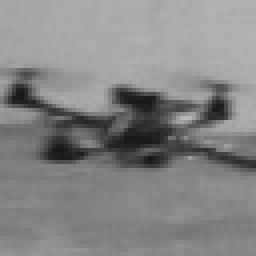
//> input picture pos/v_1_100.jpg, 64 x 64 px (shown 4 times larger); its folder holds only this picture in this run
$ ./train_HOG ../pos/v_1_100.jpg ../pos/v_1_100_ms_0.jpg   (built with g++ and OpenCV 4)
//> lines starting //> are read from the running program, lines starting //| are printed output that depends on the picture; after the words box and inside, x2 and y2 are one past the last pixel; in counts of white or black regions, pixels touching at a corner belong together
### _INTF_TRAIN/train_utils.hpp
#include "opencv2/imgproc.hpp"
#include "opencv2/highgui.hpp"
#include "opencv2/ml.hpp"
#include "opencv2/objdetect.hpp"

#include <iostream>
#include <time.h>
#include <string>
using namespace cv;
using namespace cv::ml;
using namespace std;

class HoGTrainer{
private:
    string  SVM_TYPE;
    vector< float > get_svm_detector( const Ptr< SVM >& svm );
    void convert_to_ml( const std::vector< Mat > & train_samples, Mat& trainData );
    void load_images( const String & dirname, vector< Mat > & img_lst, bool showImages );
    void sample_neg( const vector< Mat > & full_neg_lst, vector< Mat > & neg_lst, const Size & size );
    void computeHOGs( const Size wsize, const vector< Mat > & img_lst, vector< Mat > & gradient_lst, bool use_flip );
public:
     // original "main" func in train_HOG
    int run(int detector_width = 64,
            int detector_height = 64,
            string pos_dir = "./pos",
            string neg_dir = "./nega",
            string test_video_dir = "./testvid",
            string obj_det_filename = "./Model.yml",
            string videofilename = "",
            bool FLAG_ONLY_TEST = false,
            bool FLAG_VISUALIZE_TRAIN = false,
            bool FLAG_FLIP_SAMPLES = true,
            bool FLAG_TRAIN_TWICE = true);

    void test_trained_detector( String obj_det_filename = "./Model.yml", String test_dir = "./testvid", String videofilename = "" );

};

### _INTF_TRAIN/train_HOG.cpp
// train_HOG -d -dw=64 -dh=64 -pd=./pos -nd=./nega -tv=./Video_1.avi
#include "train_utils.hpp"
#include <iostream>
#include <time.h>

using namespace cv;
using namespace cv::ml;
using namespace std;

// [18 lines left out: function get_svm_detector, not called in this run]

/*
 * Convert training/testing set to be used by OpenCV Machine Learning
 * algorithms. TrainData is a matrix of size (#samples x max(#cols,#rows) per
 * samples), in 32FC1. Transposition of samples are made if needed.
 */
// [85 lines left out: functions convert_to_ml, load_images, sample_neg, computeHOGs, not called in this run]

void HoGTrainer::test_trained_detector(String obj_det_filename,
                                       String test_video_dir,
                                       String videofilename) {
//> called with obj_det_filename = "detector.yml", test_video_dir = "../", videofilename = "../pos/v_1_100.jpg"
  cout << "Testing trained detector..." << endl;
  HOGDescriptor hog;
  hog.load(obj_det_filename);

  vector<String> files;
  glob(test_video_dir, files);

  int delay = 0;
  VideoCapture cap;

  if (videofilename != "") {
    if (videofilename.size() == 1 && isdigit(videofilename[0]))
      cap.open(videofilename[0] - '0');
    else
      cap.open(videofilename);
  }

  obj_det_filename = "testing " + obj_det_filename;
  namedWindow(obj_det_filename, WINDOW_NORMAL);

  for (size_t i = 0;; i++) {
    Mat img;

    if (cap.isOpened()) {
      cap >> img;
//> img is the input picture: 64 rows x 64 cols, CV_8UC3; min 23, max 185, mean 133.3
      delay = 1;
    } else if (i < files.size()) {
      img = imread(files[i]);
    }

    if (img.empty()) {
      return;
    }

    vector<Rect> detections;
    vector<double> foundWeights;

    hog.detectMultiScale(img, detections, foundWeights);
//> detections = empty; foundWeights = empty
    if (foundWeights.size() > 0){
        double MAX_WEIGHT = *max_element(std::begin(foundWeights), std::end(foundWeights));
        for (size_t j = 0; j < detections.size(); j++) {
            Scalar color = Scalar(0, foundWeights[j] * foundWeights[j] * 200, 0);
            if( foundWeights[j] == MAX_WEIGHT){
                if (foundWeights[j] > 0.1){
                    // cout << foundWeights[j] << endl;
                    double w = foundWeights[j];
                    putText(img, to_string(w), detections[j].tl(),  FONT_HERSHEY_PLAIN, 2, Scalar(255, 0, 0));
                    rectangle(img, detections[j], color, img.cols / 400 + 1);
                }else{
                    putText(img, "[!]", Point(0, img.cols / 4),  FONT_HERSHEY_DUPLEX, 5, Scalar(0, 0, 255));
                }
            }
        }
    }else{
        putText(img, "[!]", Point(0, img.cols / 4),  FONT_HERSHEY_DUPLEX, 5, Scalar(0, 0, 255));
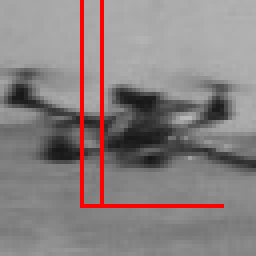
//> img: 64 rows x 64 cols, CV_8UC3 (shown 4 times larger); 3.37% of pixels changed, all inside (x1, y1, x2, y2) = (20, 0, 56, 52)
    }
    imshow(obj_det_filename, img);

    if (waitKey(delay) == 27) {
//> the Esc key is pressed
        return;
    }

    }
}

int HoGTrainer::run(int detector_width, int detector_height, string pos_dir,
                    string neg_dir, string test_video_dir,
                    string obj_det_filename, string videofilename,
                    bool FLAG_ONLY_TEST, bool FLAG_VISUALIZE_TRAIN,
                    bool FLAG_FLIP_SAMPLES, bool FLAG_TRAIN_TWICE) {
  if (FLAG_ONLY_TEST) {
    test_trained_detector(obj_det_filename, test_video_dir, videofilename);
    exit(0);
//> (the program exits here)

$ run again, on pos/v_1_44.jpg
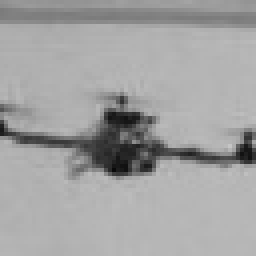
//> input picture pos/v_1_44.jpg, 64 x 64 px (shown 4 times larger)
//> in test_trained_detector, img is the input picture: 64 rows x 64 cols, CV_8UC3; min 9, max 197, mean 162.5
//> detections = empty
//> in test_trained_detector, `putText(img, "[!]", Point(0, img.cols / 4),  FONT_HERSHEY_DUPLEX, 5, S..`:
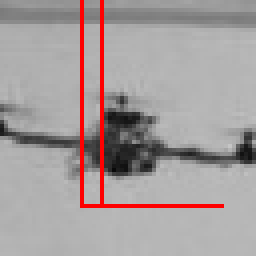
//> img: 64 rows x 64 cols, CV_8UC3 (shown 4 times larger); 3.37% of pixels changed, all inside (x1, y1, x2, y2) = (20, 0, 56, 52)

$ run again, on pos/v_1_46_ms_0.jpg
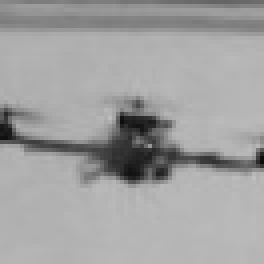
//> input picture pos/v_1_46_ms_0.jpg, 66 x 66 px (shown 4 times larger)
//> in test_trained_detector, img is the input picture: 66 rows x 66 cols, CV_8UC3; min 12, max 192, mean 160.9
//> detections = empty
//> in test_trained_detector, `putText(img, "[!]", Point(0, img.cols / 4),  FONT_HERSHEY_DUPLEX, 5, S..`:
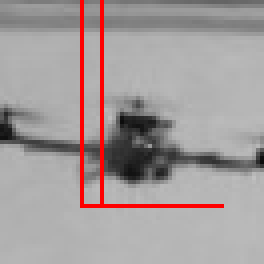
//> img: 66 rows x 66 cols, CV_8UC3 (shown 4 times larger); 3.17% of pixels changed, all inside (x1, y1, x2, y2) = (20, 0, 56, 52)

$ run again, on pos/v_1_47_ms_0.jpg
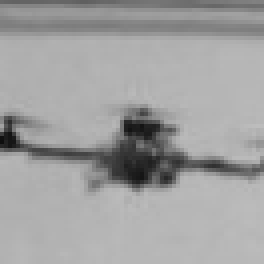
//> input picture pos/v_1_47_ms_0.jpg, 66 x 66 px (shown 4 times larger)
//> in test_trained_detector, img is the input picture: 66 rows x 66 cols, CV_8UC3; min 14, max 189, mean 160.7
//> detections = empty
//> in test_trained_detector, `putText(img, "[!]", Point(0, img.cols / 4),  FONT_HERSHEY_DUPLEX, 5, S..`:
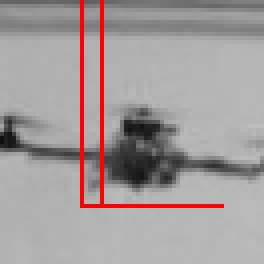
//> img: 66 rows x 66 cols, CV_8UC3 (shown 4 times larger); 3.17% of pixels changed, all inside (x1, y1, x2, y2) = (20, 0, 56, 52)
